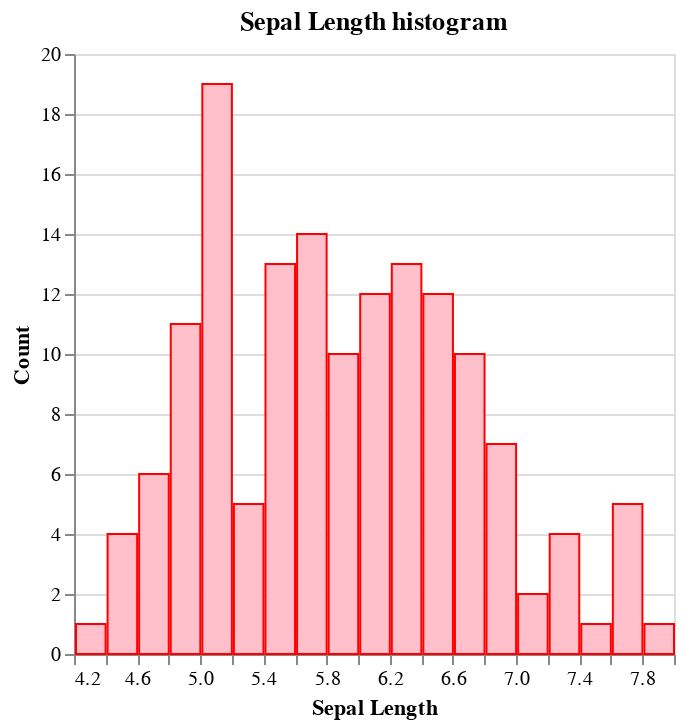

Notebook source saved alongside this figure:
### Code cell
title = alt.Title('Sepal Length histogram')
alt.Chart(iris,title=title).mark_bar().encode(
    x=alt.X('sepalLength', 
            bin=alt.Bin(maxbins=20)
            ).title('Sepal Length'),
    y=alt.Y('count()').title('Count'),
    stroke=alt.value('red'),
    fill=alt.value('pink')
)

### Figure 1 — Vega-Lite specification as saved in the notebook (floating-point values rounded to 4 significant figures; data arrays with more than 128 entries replaced by an {"elided": "..."} marker saying what was removed)
{"config": {"view": {"continuousWidth": 300, "continuousHeight": 300}}, "data": {"name": "data-5492ad92962bad06c6c3f4c2fd78919a"}, "mark": {"type": "bar"}, "encoding": {"fill": {"value": "pink"}, "stroke": {"value": "red"}, "x": {"bin": {"maxbins": 20}, "field": "sepalLength", "title": "Sepal Length", "type": "quantitative"}, "y": {"aggregate": "count", "title": "Count", "type": "quantitative"}}, "title": {"text": "Sepal Length histogram"}, "$schema": "https://vega.github.io/schema/vega-lite/v5.20.1.json", "datasets": {"data-5492ad92962bad06c6c3f4c2fd78919a": {"elided": "150 records"}}}
